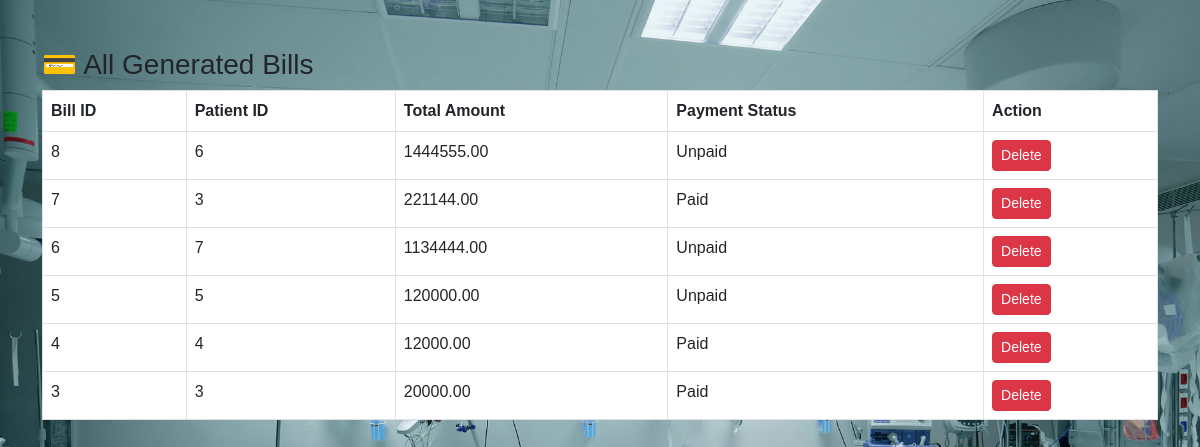
The page /HMS/pages/view_bills.php (signed in) on the database its author committed.
### tables this page shows
CREATE TABLE `bill` (
  `BillID` int(11) NOT NULL,
  `PatientID` int(11) DEFAULT NULL,
  `TotalAmount` decimal(10,2) DEFAULT NULL,
  `PaymentStatus` varchar(50) DEFAULT NULL
);

### HMS/pages/view_bills.php (the view, shortened to what this page needs)
<?php
include('../includes/db.php');
include('../includes/header.php');
?>
<div class="container mt-5">
  <h3>💳 All Generated Bills</h3>
  <table class="table table-bordered">
    <thead>
      <tr>
        <th>Bill ID</th>
        <th>Patient ID</th>
        <th>Total Amount</th>
        <th>Payment Status</th>
        <th>Action</th>
      </tr>
    </thead>
    <tbody>
      <?php
        $result = mysqli_query($conn, "SELECT * FROM Bill ORDER BY BillID DESC");
        if (mysqli_num_rows($result) > 0) {
          while ($row = mysqli_fetch_assoc($result)) {
            echo "<tr>
                    <td>{$row['BillID']}</td>
                    <td>{$row['PatientID']}</td>
                    <td>{$row['TotalAmount']}</td>
                    <td>{$row['PaymentStatus']}</td>
                    <td>
                      <a href='view_bills.php?delete={$row['BillID']}' class='btn btn-danger btn-sm' onclick='return confirm(\"Delete this bill?\")'>Delete</a>
                    </td>
                  </tr>";
          }
        } else {
          echo "<tr><td colspan='5' class='text-center'>No bills found.</td></tr>";
        }
      ?>
    </tbody>
  </table>
</div>
<?php include('../includes/footer.php'); ?>

### HMS/includes/header.php (style rules this page uses)
body { background: url('/HMS/assets/img/hospital-bg.jpg') no-repeat center center fixed; background-size: cover; font-family: 'Poppins', sans-serif; margin: 0; padding: 0; }

### rows shown on the page
bill: BillID "8", PatientID "6", TotalAmount "1444555.00", PaymentStatus "Unpaid"
bill: BillID "7", PatientID "3", TotalAmount "221144.00", PaymentStatus "Paid"
bill: BillID "6", PatientID "7", TotalAmount "1134444.00", PaymentStatus "Unpaid"
bill: BillID "5", PatientID "5", TotalAmount "120000.00", PaymentStatus "Unpaid"
bill: BillID "4", PatientID "4", TotalAmount "12000.00", PaymentStatus "Paid"
bill: BillID "3", PatientID "3", TotalAmount "20000.00", PaymentStatus "Paid"
